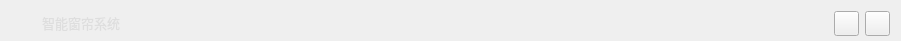
  <widget class="QWidget" name="TitleBar" native="true">
   <property name="geometry">
    <rect>
     <x>0</x>
     <y>0</y>
     <width>901</width>
     <height>41</height>
    </rect>
   </property>
   <property name="minimumSize">
    <size>
     <width>0</width>
     <height>41</height>
    </size>
   </property>
   <property name="maximumSize">
    <size>
     <width>16777215</width>
     <height>41</height>
    </size>
   </property>
   <property name="font">
    <font>
     <family>AcadEref</family>
    </font>
   </property>
   <property name="mouseTracking">
    <bool>true</bool>
   </property>
   <property name="styleSheet">
    <string notr="true">#TitleBar
{
	background-color:rgb(84, 84, 84)
}</string>
   </property>
   <widget class="QWidget" name="layoutWidget">
    <property name="geometry">
     <rect>
      <x>11</x>
      <y>10</y>
      <width>879</width>
      <height>27</height>
     </rect>
    </property>
    <layout class="QHBoxLayout" name="horizontalLayout">
     <item>
      <widget class="QLabel" name="TitleIcon">
       <property name="sizePolicy">
        <sizepolicy hsizetype="Fixed" vsizetype="Fixed">
         <horstretch>0</horstretch>
         <verstretch>0</verstretch>
        </sizepolicy>
       </property>
       <property name="minimumSize">
        <size>
         <width>25</width>
         <height>25</height>
        </size>
       </property>
       <property name="maximumSize">
        <size>
         <width>30</width>
         <height>30</height>
        </size>
       </property>
       <property name="autoFillBackground">
        <bool>false</bool>
       </property>
       <property name="styleSheet">
        <string notr="true">border-image: url(D:/SmartImages/title_icon.ico);</string>
       </property>
       <property name="text">
        <string/>
       </property>
       <property name="alignment">
        <set>Qt::AlignLeading|Qt::AlignLeft|Qt::AlignVCenter</set>
       </property>
      </widget>
     </item>
     <item>
      <widget class="QLabel" name="TitleName">
       <property name="sizePolicy">
        <sizepolicy hsizetype="Fixed" vsizetype="Fixed">
         <horstretch>0</horstretch>
         <verstretch>0</verstretch>
        </sizepolicy>
       </property>
       <property name="maximumSize">
        <size>
         <width>210</width>
         <height>16777215</height>
        </size>
       </property>
       <property name="font">
        <font>
         <family>微软雅黑</family>
         <pointsize>10</pointsize>
         <weight>50</weight>
         <italic>false</italic>
         <bold>false</bold>
        </font>
       </property>
       <property name="mouseTracking">
        <bool>true</bool>
       </property>
       <property name="tabletTracking">
        <bool>false</bool>
       </property>
       <property name="styleSheet">
        <string notr="true">
font: 10pt &quot;微软雅黑&quot;;
color:rgb(222, 222, 222)</string>
       </property>
       <property name="text">
        <string>智能窗帘系统 </string>
       </property>
      </widget>
     </item>
     <item>
      <spacer name="horizontalSpacer">
       <property name="orientation">
        <enum>Qt::Horizontal</enum>
       </property>
       <property name="sizeHint" stdset="0">
        <size>
         <width>698</width>
         <height>20</height>
        </size>
       </property>
      </spacer>
     </item>
     <item>
      <widget class="QPushButton" name="MinimizeButton">
       <property name="sizePolicy">
        <sizepolicy hsizetype="Fixed" vsizetype="Fixed">
         <horstretch>0</horstretch>
         <verstretch>0</verstretch>
        </sizepolicy>
       </property>
       <property name="minimumSize">
        <size>
         <width>0</width>
         <height>0</height>
        </size>
       </property>
       <property name="maximumSize">
        <size>
         <width>25</width>
         <height>25</height>
        </size>
       </property>
       <property name="styleSheet">
        <string notr="true">QPushButton{
			border-image: url(D:/SmartImages/minimize_first.png);
}

QPushButton:hover{
			border-image: url(D:/SmartImages/minimize_latter.png);
}
</string>
       </property>
       <property name="text">
        <string/>
       </property>
      </widget>
     </item>
     <item>
      <widget class="QPushButton" name="CloseButton">
       <property name="sizePolicy">
        <sizepolicy hsizetype="Fixed" vsizetype="Fixed">
         <horstretch>0</horstretch>
         <verstretch>0</verstretch>
        </sizepolicy>
       </property>
       <property name="minimumSize">
        <size>
         <width>0</width>
         <height>0</height>
        </size>
       </property>
       <property name="maximumSize">
        <size>
         <width>25</width>
         <height>25</height>
        </size>
       </property>
       <property name="styleSheet">
        <string notr="true">QPushButton{
			border-image: url(D:/SmartImages/close_first.png);
			hight:15pt;
			weight:15pt
}

QPushButton:hover{
			border-image: url(D:/SmartImages/close_latter.png);
}
</string>
       </property>
       <property name="text">
        <string/>
       </property>
      </widget>
     </item>
    </layout>
   </widget>
  </widget>
